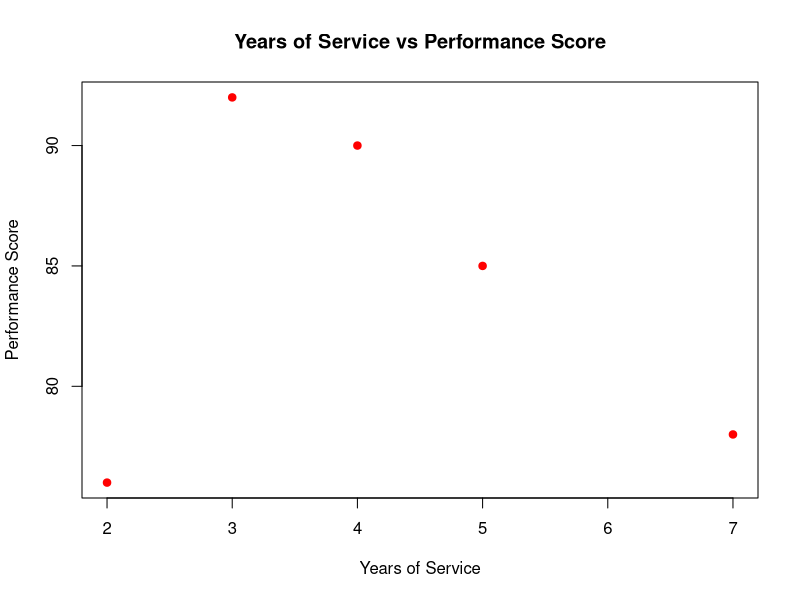

Source code (R):
years <- c(5, 3, 7, 4, 2)
performance <- c(85, 92, 78, 90, 76)
plot(years, performance,
     pch = 19,
     col = "red",
     xlab = "Years of Service",
     ylab = "Performance Score",
     main = "Years of Service vs Performance Score")
